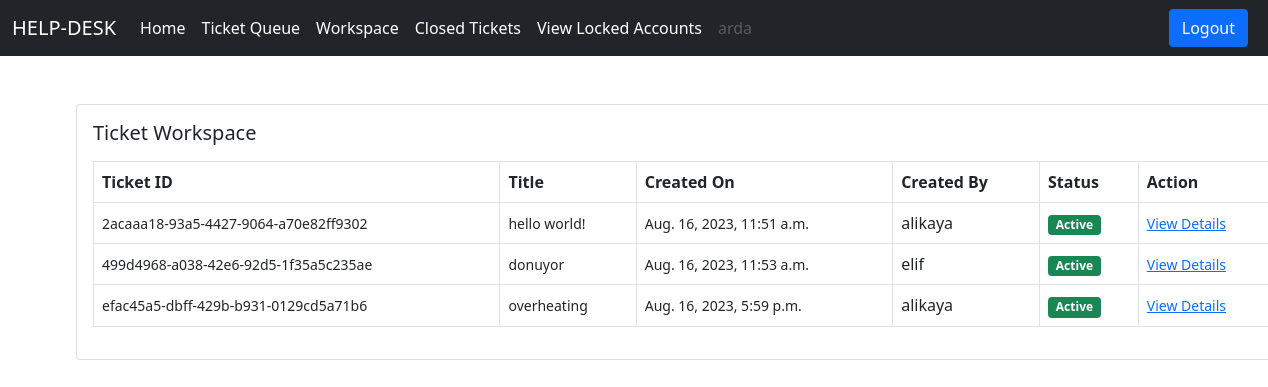
/ticket/workspace/ (signed in), run on the app's committed database.
### users/models.py (models this page shows)
class User(AbstractUser):
    login_attempts = models.PositiveIntegerField(default=0)
    is_customer = models.BooleanField(default=False)
    is_manager = models.BooleanField(default=False)
    def __str__(self):
        return self.username

### ticket/models.py (models this page shows)
class Ticket(models.Model):
    status_choices = (
        ('Active', 'Active'),
        ('Complated', 'Complated'),
        ('Pending', 'Pending')
    )
    ticket_number = models.UUIDField(default=uuid.uuid4)
    title = models.CharField(max_length=120)
    description = models.TextField()
    solution = models.TextField(default='')
    created_by = models.ForeignKey(User, on_delete=models.CASCADE, related_name='created_by')
    date_created = models.DateTimeField(auto_now_add=True)
    assigned_to = models.ForeignKey(User, on_delete=models.DO_NOTHING, null=True, blank=True)
    is_resolved = models.BooleanField(default=False)
    accepted_date = models.DateTimeField(null=True, blank=True)
    closed_date = models.DateTimeField(null =True, blank =True)
    ticket_status = models.CharField(max_length=15, choices=status_choices)

### ticket/views.py (the view)
# urls.py: path('workspace/', views.workspace, name='workspace'),
@login_required
def workspace(request):
    tickets = Ticket.objects.filter(
        assigned_to=request.user,
        is_resolved=False)
    context = {'tickets':tickets}
    return render(request, 'ticket/workspace.html', context)

### templates/ticket/workspace.html
{% extends 'base.html' %}
{% block content %}
<div class="card mx-auto" style="width: 76rem;">
    <div class="card-body">
        <h5 class="card-title mb-3">Ticket Workspace</h5>
        <table class="table table-bordered">
            <thead>
                <tr>
                    <th scope="col">Ticket ID</th>
                    <th scope="col">Title</th>
                    <th scope="col">Created On</th>
                    <th scope="col">Created By</th>
                    <th scope="col">Status</th>
                    <th scope="col">Action</th>
                </tr>
            </thead>
            <tbody>
                {% for ticket in tickets %}
                <tr>
                    <td><small>{{ticket.ticket_number}}</small></td>
                    <td><small>{{ticket.title}}</small></td>
                    <td><small>{{ticket.date_created}}</small></td>
                    <td>{{ticket.created_by}}</td>
                    {% if ticket.ticket_status == 'Active' %}
                    <td><span class="badge bg-success">Active</span></td>
                    {% elif ticket.ticket_status == 'Pending' %}
                    <td><span class="badge bg-warning">Pending</span></td>
                    {% elif ticket.ticket_status == 'Completed' %}
                    <td><span class="badge bg-danger">Completed</span></td>
                    {% endif %}
                    <td><small><a href="{% url 'ticket-details' ticket.pk %}">View Details</a></small></td>
                </tr>
                {% endfor %}
            </tbody>
        </table>
    </div>
</div>
{% endblock content %}

### templates/base.html (shortened to what this page needs)
<!DOCTYPE html>
<html lang="en">
<head>
    <link href="https://cdn.jsdelivr.net/npm/bootstrap@5.0.2/dist/css/bootstrap.min.css" rel="stylesheet"
>
</head>
<body>
    {% if request.user.is_customer %}
    <nav class="navbar navbar-expand-lg navbar-dark bg-dark">
        <div class="container-fluid">
            <a class="navbar-brand" href="/">HELP-DESK</a>
            <button class="navbar-toggler" type="button" data-bs-toggle="collapse"
                data-bs-target="#navbarSupportedContent" aria-controls="navbarSupportedContent" aria-expanded="false"
                aria-label="Toggle navigation">
                <span class="navbar-toggler-icon"></span>
            </button>
            <div class="collapse navbar-collapse" id="navbarSupportedContent">
                <ul class="navbar-nav me-auto mb-2 mb-lg-0">
                    <li class="nav-item">
                        <a class="nav-link active" aria-current="page" href="/">Home</a>
                    </li>
                    <li class="nav-item">
                        <a class="nav-link active" href="{% url 'create-ticket' %}">Create Ticket</a>
                    </li>
                    <li class="nav-item">
                        <a class="nav-link active" aria-current="page" href="{% url 'all-tickets' %}">View Tickets</a>
                    </li>
                    <li class="nav-item">
                        <a class="nav-link disabled" href="#" tabindex="-1"
                            aria-disabled="true">{{request.user.username}}</a>
                    </li>
                </ul>
                <a href="{% url 'logout' %}" class="btn btn-primary me-2">Logout</a>
            </div>
        </div>
    </nav>
    {% elif request.user.is_manager %}
    <nav class="navbar navbar-expand-lg navbar-dark bg-dark">
        <div class="container-fluid">
            <a class="navbar-brand" href="/">HELP-DESK</a>
            <div class="collapse navbar-collapse" id="navbarSupportedContent">
                <ul class="navbar-nav me-auto mb-2 mb-lg-0">
                    <li class="nav-item">
                        <a class="nav-link active" aria-current="page" href="/">Home</a>
                    </li>
                    <li class="nav-item">
                        <a class="nav-link active" href="{% url 'ticket-queue' %}">Ticket Queue</a>
                    </li>
                    <li class="nav-item">
                        <a class="nav-link active" href="{% url 'workspace' %}">Workspace</a>
                    </li>
                    <li class="nav-item">
                        <a class="nav-link active" href="{% url 'all-closed-tickets' %}">Closed Tickets</a>
                    </li>
                    <li class="nav-item">
                        <a class="nav-link active" href="{% url 'locked-accounts' %}">View Locked Accounts</a>
                    </li>
                    <li class="nav-item">
                        <a class="nav-link disabled" href="#" tabindex="-1"
                            aria-disabled="true">{{request.user.username}}</a>
                    </li>
                </ul>
                <a href="{% url 'logout' %}" class="btn btn-primary me-2">Logout</a>
            </div>
        </div>
    </nav>
    {% endif%}
    <div class="container mt-5">
        {% block content %}
        {% endblock content %}
    </div>
</body>
</html>

### data on the page
User: user.username "arda"
Ticket: ticket_number "2acaaa18-93a5-4427-9064-a70e82ff9302", title "hello world!", date_created "Aug. 16, 2023, 11:51 a.m.", created_by "alikaya", ticket_status "Active"
Ticket: ticket_number "499d4968-a038-42e6-92d5-1f35a5c235ae", title "donuyor", date_created "Aug. 16, 2023, 11:53 a.m.", created_by "elif", ticket_status "Active"
Ticket: ticket_number "efac45a5-dbff-429b-b931-0129cd5a71b6", title "overheating", date_created "Aug. 16, 2023, 5:59 p.m.", created_by "alikaya", ticket_status "Active"
